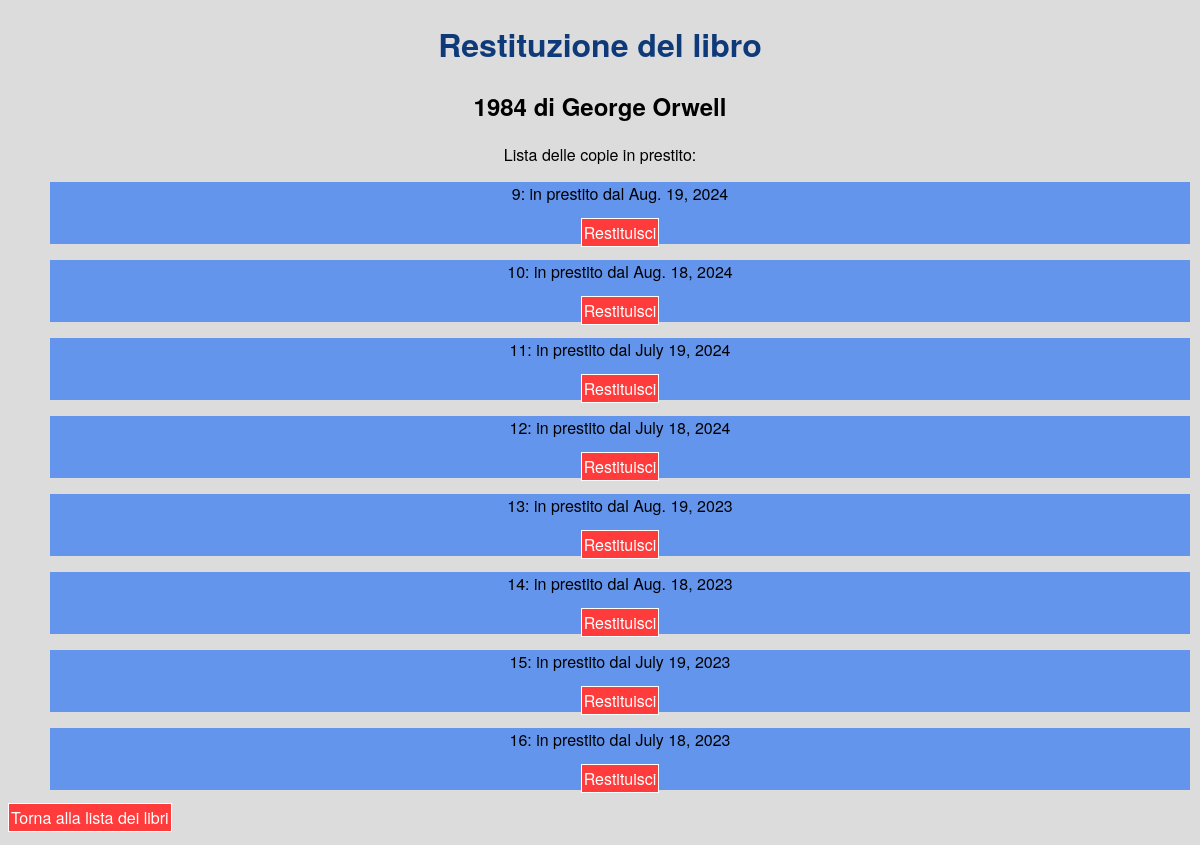
The app's page /gestione/restituzione/1984/George Orwell, older data.
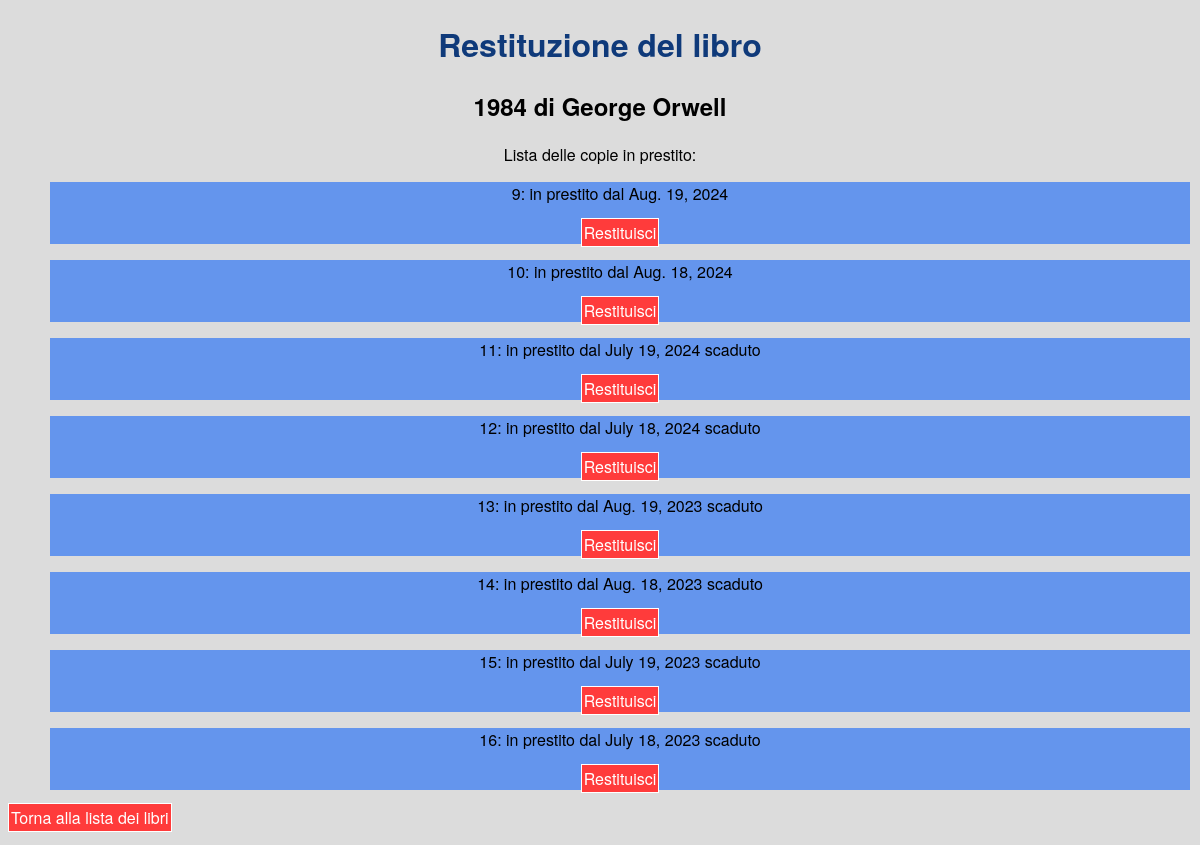
The same page, newer data.
### gestione/models.py (models this page shows, shortened)
class Copia(models.Model):
    data_prestito = models.DateField(default=None, null=True)
    scaduto = models.BooleanField(default=False)
    libro = models.ForeignKey(Libro, on_delete=models.CASCADE, related_name="copie")
    class Meta:
        verbose_name_plural = "Copie"

### gestione/views.py (the view)
# urls.py: path('restituzione/<str:titolo>/<str:autore>', restituzione_lista, name='restituzione_lista'),
def restituzione_lista(request, titolo, autore):
    temp = 'gestione/restituisci.html'
    title = "Restituzione del libro"
    libro = titolo + " di " + autore
    lc = get_object_or_404(Libro, titolo=titolo, autore=autore).copie.exclude(data_prestito=None)
    if lc.count() == 0:
        msg = "Nessuna copia da restituire"
        op = ""
    msg = "Lista delle copie in prestito:"
    op = "lista"
    ctx = {
        "title": title,
        "libro": libro,
        "message": msg,
        "op": op,
        "listacopie": lc,
    }
    return render(request, temp, ctx)

### gestione/templates/gestione/restituisci.html (shortened to what this page needs)
{% extends "base.html" %}
{% block content %}
    <center>
    <h1>{{title}}</h1>
    <h2>{{ libro }}</h2>
    {{ message }}
    {% if op == "lista" %}
        <ul>
            {% for c in listacopie %}
                <li>
                    <p>{{ c.pk }}: in prestito dal {{ c.data_prestito }} {% if c.scaduto %}
                    scaduto
                    {% endif %} </p>
                    <a href="{% url "gestione:restituzione_final" pk=c.pk %}">Restituisci</a>
                </li>
            {% endfor %}
    	</ul>
    {% elif op == "scaduto" %}
        <em>La copia era scaduta! La prossima volta riportala prima!</em>
    {% endif %}
    </center>
    {% include 'gestione/gfooter.html' %}
{% endblock %}

Row changes from the older to the newer data that the page shows:
changed Copia "July 19, 2024": now shows "scaduto"
changed Copia "July 18, 2024": now shows "scaduto"
changed Copia "Aug. 19, 2023": now shows "scaduto"
changed Copia "Aug. 18, 2023": now shows "scaduto"
changed Copia "July 19, 2023": now shows "scaduto"
changed Copia "July 18, 2023": now shows "scaduto"
